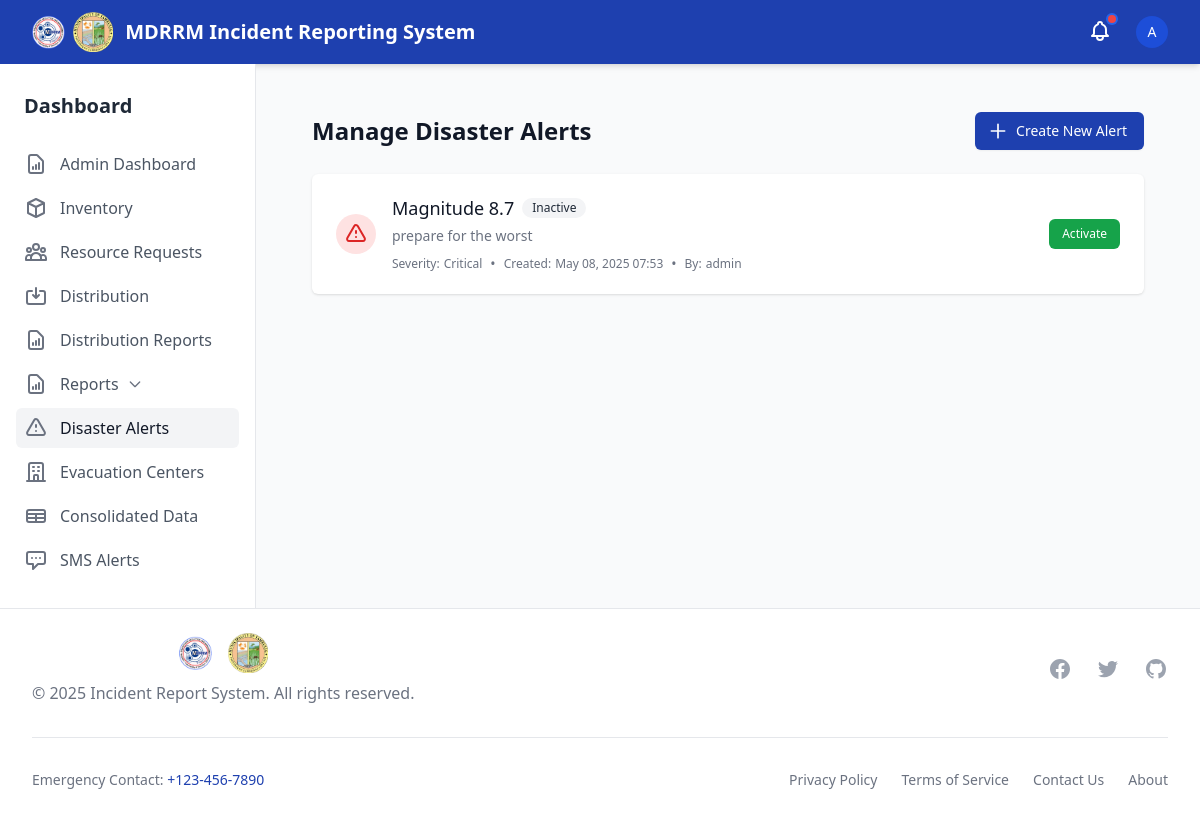
The app's page /alerts/manage/ (signed in), older data.
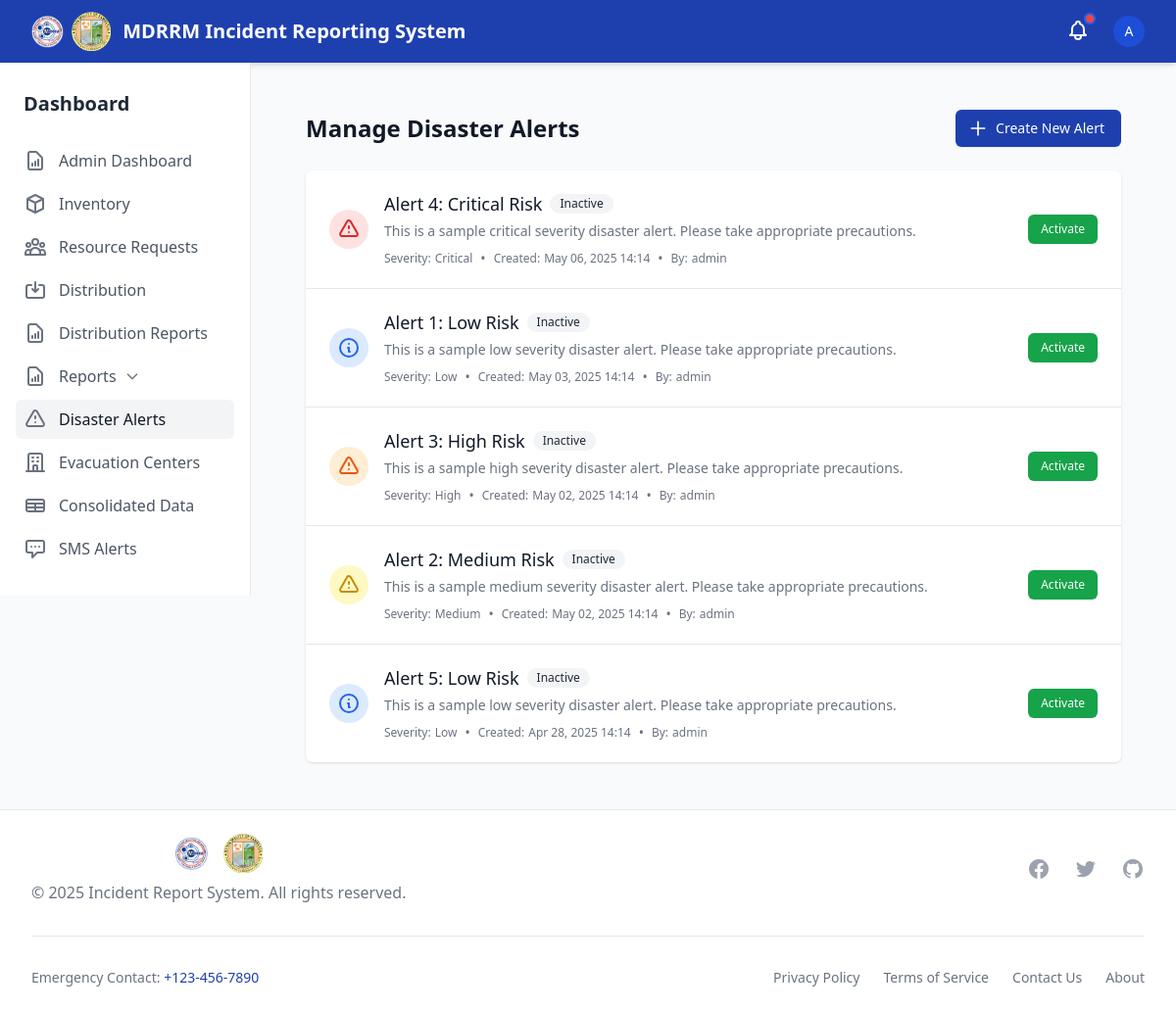
The same page, newer data.
### disaster_aid/models.py (models this page shows, shortened)
class DisasterAlert(models.Model):
    SEVERITY_CHOICES = (
        ('low', 'Low'),
        ('medium', 'Medium'),
        ('high', 'High'),
        ('critical', 'Critical'),
    )
    title = models.CharField(max_length=255)
    message = models.TextField()
    severity = models.CharField(max_length=20, choices=SEVERITY_CHOICES, default='medium')
    created_by = models.ForeignKey(User, on_delete=models.CASCADE, related_name='created_alerts')
    created_at = models.DateTimeField(default=timezone.now)
    is_active = models.BooleanField(default=True)
    class Meta:
        ordering = ['-created_at']

### disaster_aid/views.py (the view)
# urls.py: path('alerts/manage/', manage_alerts, name='manage_alerts'),
@login_required
def manage_alerts(request):
    if not request.user.is_staff:
        messages.error(request, "You are not authorized to manage disaster alerts.")
        return redirect('dashboard')
    alerts = DisasterAlert.objects.all().order_by('-created_at')
    return render(request, 'admin/manage_alerts.html', {'alerts': alerts})

### templates/admin/manage_alerts.html (shortened to what the changed rows need)
{% extends 'base.html' %}
{% block content %}
<div class="py-6">
    <div class="max-w-7xl mx-auto px-4 sm:px-6 lg:px-8">
        <div class="flex justify-between items-center">
            <h1 class="text-2xl font-semibold text-gray-900">Manage Disaster Alerts</h1>
        </div>
        <div class="mt-6 bg-white shadow overflow-hidden sm:rounded-md">
            {% if alerts %}
            <ul class="divide-y divide-gray-200">
                {% for alert in alerts %}
                <li class="">
                    <div class="px-4 py-5 sm:px-6">
                        <div class="flex items-center justify-between">
                            <div class="flex items-center">
                                <div class="flex-shrink-0">
                                    {% if alert.severity == 'critical' %}
                                    <span class="inline-flex items-center justify-center h-10 w-10 rounded-full bg-red-100">
                                    </span>
                                    {% elif alert.severity == 'high' %}
                                    <span class="inline-flex items-center justify-center h-10 w-10 rounded-full bg-orange-100">
                                    </span>
                                    {% elif alert.severity == 'medium' %}
                                    <span class="inline-flex items-center justify-center h-10 w-10 rounded-full bg-yellow-100">
                                    </span>
                                    {% else %}
                                    <span class="inline-flex items-center justify-center h-10 w-10 rounded-full bg-blue-100">
                                        <svg class="h-6 w-6 text-blue-600" xmlns="http://www.w3.org/2000/svg" fill="none" viewBox="0 0 24 24" stroke="currentColor">
                                            <path stroke-linecap="round" stroke-linejoin="round" stroke-width="2" d="M13 16h-1v-4h-1m1-4h.01M21 12a9 9 0 11-18 0 9 9 0 0118 0z" />
                                        </svg>
                                    </span>
                                    {% endif %}
                                </div>
                                <div class="ml-4">
                                    <h3 class="text-lg font-medium text-gray-900 flex items-center">
                                        {{ alert.title }}
                                        {% if alert.is_active %}
                                        <span class="ml-2 inline-flex items-center px-2.5 py-0.5 rounded-full text-xs font-medium bg-green-100 text-green-800">
                                            Active
                                        </span>
                                        {% else %}
                                        <span class="ml-2 inline-flex items-center px-2.5 py-0.5 rounded-full text-xs font-medium bg-gray-100 text-gray-800">
                                            Inactive
                                        </span>
                                        {% endif %}
                                    </h3>
                                    <p class="mt-1 text-sm text-gray-500">
                                        {{ alert.message }}
                                    </p>
                                    <div class="mt-2 flex items-center text-sm text-gray-500">
                                        <span class="inline-flex items-center text-xs">
                                            Severity: <span class="ml-1 font-medium">{{ alert.get_severity_display }}</span>
                                        </span>
                                        <span class="mx-2">•</span>
                                        <span class="inline-flex items-center text-xs">
                                            Created: <span class="ml-1">{{ alert.created_at|date:"M d, Y H:i" }}</span>
                                        </span>
                                        <span class="mx-2">•</span>
                                        <span class="inline-flex items-center text-xs">
                                            By: <span class="ml-1">{{ alert.created_by.username }}</span>
                                        </span>
                                    </div>
                                </div>
                            </div>
                            <div class="flex space-x-2">
                                {% if alert.is_active %}
                                <form method="post" action="{% url 'deactivate_alert' alert.id %}">
                                    {% csrf_token %}
                                    <button type="submit" class="inline-flex items-center px-3 py-1.5 border border-transparent text-xs font-medium rounded-md text-white bg-red-600 hover:bg-red-700 focus:outline-none focus:ring-2 focus:ring-offset-2 focus:ring-red-500">
                                        Deactivate
                                    </button>
                                </form>
                                {% else %}
                                <form method="post" action="{% url 'activate_alert' alert.id %}">
                                    <button type="submit" class="inline-flex items-center px-3 py-1.5 border border-transparent text-xs font-medium rounded-md text-white bg-green-600 hover:bg-green-700 focus:outline-none focus:ring-2 focus:ring-offset-2 focus:ring-green-500">
                                        Activate
                                    </button>
                                </form>
                                {% endif %}
                            </div>
                        </div>
                    </div>
                </li>
                {% endfor %}
            </ul>
            {% endif %}
        </div>
    </div>
</div>
{% endblock %}

Row changes from the older to the newer data that the page shows:
removed DisasterAlert: title "Magnitude 8.7", is_active "Inactive", message "prepare for the worst", severity "Critical", created_at "May 08, 2025 07:53", created_by.username "admin"
added DisasterAlert: title "Alert 4: Critical Risk", is_active "Inactive", message "This is a sample critical severity disaster alert. Please take appropriate precautions.", severity "Critical", created_at "May 06, 2025 14:14", created_by.username "admin"
added DisasterAlert: title "Alert 1: Low Risk", is_active "Inactive", message "This is a sample low severity disaster alert. Please take appropriate precautions.", severity "Low", created_at "May 03, 2025 14:14", created_by.username "admin"
added DisasterAlert: title "Alert 3: High Risk", is_active "Inactive", message "This is a sample high severity disaster alert. Please take appropriate precautions.", severity "High", created_at "May 02, 2025 14:14", created_by.username "admin"
added DisasterAlert: title "Alert 2: Medium Risk", is_active "Inactive", message "This is a sample medium severity disaster alert. Please take appropriate precautions.", severity "Medium", created_at "May 02, 2025 14:14", created_by.username "admin"
added DisasterAlert: title "Alert 5: Low Risk", is_active "Inactive", message "This is a sample low severity disaster alert. Please take appropriate precautions.", severity "Low", created_at "Apr 28, 2025 14:14", created_by.username "admin"
